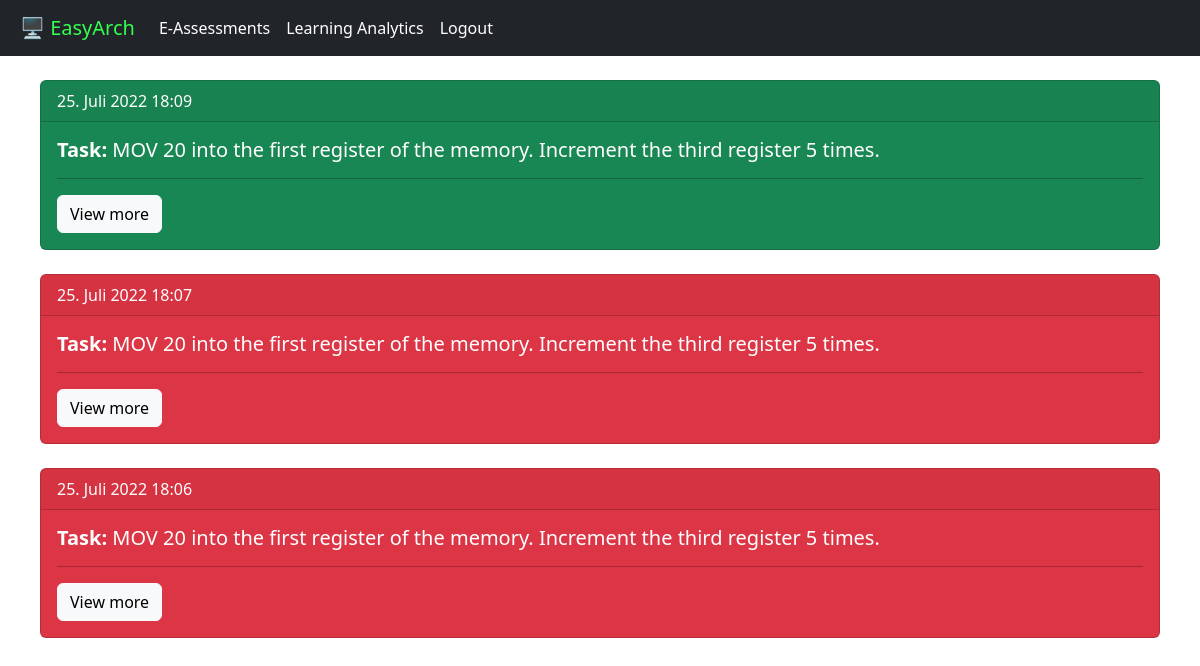
Page /learninganalytics/assembleranalysis (signed in) on the committed database.
### EAss/models.py (models this page shows, shortened)
class OpenAssemblerAnswer(models.Model):
    UserID = models.CharField(max_length=1024, default='None',blank=False, null=False)
    Duration = models.IntegerField(default=0,blank=False, null=False)
    Set = models.ForeignKey(QAWSet, blank=False, null=True, on_delete=models.CASCADE)
    Question = models.TextField(blank=False, null=False)
    QuestionID = models.IntegerField(blank=True, null=True)
    Answer = models.TextField(blank=False, null=False)
    Solved = models.DateTimeField(default=timezone.now)
    Correct = models.BooleanField(blank=False, null=False)
    MissedStatements = models.TextField(blank=True, null=True)
    Topic = models.CharField(max_length=24, choices=TOPICS, default='Assembler', null=False, blank=False)
    OptimizedAnswer = models.TextField(blank=False, null=True)

### LAna/views.py (the view)
# urls.py: path('assembleranalysis', handleAssemblerAnalytics),
def handleAssemblerAnalytics(request):
    try:
        target = request.GET.get('t', '')
        specific_userID = request.GET.get('u', '')
        if request.method == "GET" and target != '':
            answer = OpenAssemblerAnswer.objects.get(id=target)
            u_parsed = parser(answer.Answer)
            u_parsed.eval()
            u_states = u_parsed.getStates()
            o_parsed, o_status, u_missing, stateequal = None, None, [], []
            if answer.OptimizedAnswer:
                o_parsed = parser(answer.OptimizedAnswer)
                o_parsed.eval()
                o_status = o_parsed.getStates()
            o_status, u_states = equalizeLists(o_status, u_states)
            if answer.MissedStatements:
                for i in str(answer.MissedStatements).split(","):
                    if len(i) > 2: u_missing.append(i)
            for i in zip(u_states, o_status):
                if i[0] is not None and i[1] is not None:
                    for i in zip(i[0].values(), i[1].values()):
                        if i[0] == i[1]:
                            stateequal.append(True)
                        elif i[0] != i[1] and answer.Correct:
                            stateequal.append(None)
                        else:
                            stateequal.append(False)
            for i, v in enumerate(stateequal):
                u_states[i]['Com'] = v
            list_of_user_inst, list_of_opt_inst = len(u_parsed.getCode()), len(o_parsed.getCode())
            number_of_used_reg_user, number_of_used_reg_opt = len(u_parsed.getLastStates()), len(o_parsed.getLastStates())
            data = {
                "AssemblerAnswer": answer,
                "States": zip(o_status, u_states),
                "MissingInstructions": u_missing,
                "InstructionCycles": (list_of_user_inst*5, list_of_opt_inst*5),
                "NumberOfUsedRegs": [number_of_used_reg_user, number_of_used_reg_opt],
                "NumberOfUsedRegsLabels": ["User", "Solution"],
                "NumberOfUsedInst": [list_of_user_inst, list_of_opt_inst],
                "NumberOfUsedInstLabel": ["User", "Solution"],
                }
            return render(request, 'assemblerdetails.html', data)
        else:
            if not request.user.is_superuser:
                answers = OpenAssemblerAnswer.objects.filter(UserID=request.user.id)
            else:
                if specific_userID != '':
                    print(specific_userID)
                    answers = OpenAssemblerAnswer.objects.filter(UserID=specific_userID)
                else:
                    print("no")
                    answers = OpenAssemblerAnswer.objects.all().order_by('-Solved')
            data = {"AssemblerAnswers": answers,}
            return render(request, 'assemblerov.html', data)
    except Exception as error:
        print(error)
    return redirect('lahomeview')

### static/template/assemblerov.html (shortened to what this page needs)
{% extends "master.html" %}
{% block content %}
<div style="position:absolute; left:0px; right:0px; top:0px; width:100%; padding-left: 40px; padding-top: 40px; padding-right: 40px;">
    {% for answer in AssemblerAnswers %}
        {% if answer.Correct %}
            <div class="card text-white bg-success">
                <div class="card-header">{{ answer.Solved }}</div>
                <div class="card-body">
                <h5 class="card-title"><b>Task:</b> {{ answer.Question }}</h5>
                <hr style="border-color: black;">
                <a href="/learninganalytics/assembleranalysis?t={{ answer.id }}" class="btn btn-light">View more</a>
                </div>
            </div>
            <br>
        {% else %}
            <div class="card text-white bg-danger">
                <div class="card-header">{{ answer.Solved }}</div>
                <div class="card-body">
                <h5 class="card-title"><b>Task:</b> {{ answer.Question }}</h5>
                <hr style="border-color: black;">
                <a href="/learninganalytics/assembleranalysis?t={{ answer.id }}" class="btn btn-light">View more</a>
                </div>
            </div>
            <br>
        {% endif %}
    {% endfor %}
</div>
{% endblock %}

### rows in the picture
OpenAssemblerAnswer: Solved "25. Juli 2022 18:09", Question "MOV 20 into the first register of the memory. Increment the third register 5 times."
OpenAssemblerAnswer: Solved "25. Juli 2022 18:07", Question "MOV 20 into the first register of the memory. Increment the third register 5 times."
OpenAssemblerAnswer: Solved "25. Juli 2022 18:06", Question "MOV 20 into the first register of the memory. Increment the third register 5 times."
